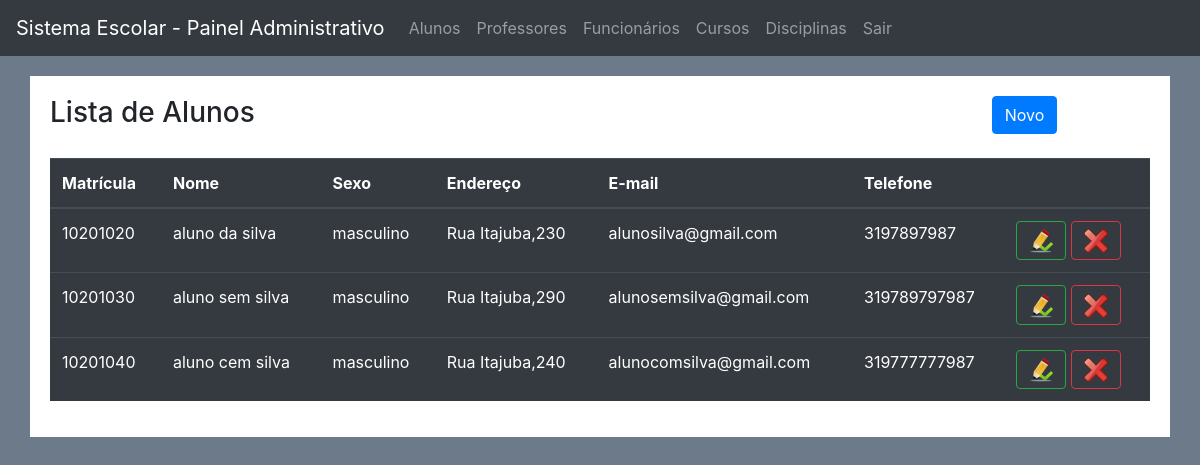
The page /index_alunos.php on the database its author committed.
### tables this page shows
create table alunos(
matricula int unsigned auto_increment not null primary key,
nome varchar(80) not null,
sexo varchar(15) not null,
email varchar(100) not null,
endereco varchar(150) not null,
telefone char(15) not null,
senha varchar(150) not null
);

### Classes(config)/Alunos.php (called while the page is built, shortened)
<?php
class Alunos {
    public function listarTodos(){
        try{
            $bd = new Conexao();
            $con = $bd->conectar();
            $sql = $con->prepare("select * from alunos");
            $sql->execute();
            if($sql->rowCount() > 0) {
                return $result = $sql->fetchAll(PDO::FETCH_CLASS);
            }
        }catch(PDOException $msg){
            echo "Não foi possível listar os alunos: ".$msg->getMessage();
        }
    }
}
?>

### index_alunos.php (the view, shortened to what this page needs)
<?php
require_once "Classes(config)/Alunos.php";
$Alunos = new Alunos();
$listaAlunos = $Alunos->listarTodos();
?>
<!DOCTYPE html>
<html lang="pt-br">
<head>
    <link rel="stylesheet" href="css/bootstrap.min.css">
    <link rel="stylesheet" href="css/bootstrap.css">
    <link rel="stylesheet" href="css/estilo.css">
</head>
<body>
<nav class="navbar navbar-expand-sm bg-dark navbar-dark">
    <a class="navbar-brand" href="index_adm.php">Sistema Escolar - Painel Administrativo</a>
    <ul class="navbar-nav">
        <li class="nav-item">
            <a class="nav-link" href="index_alunos.php">Alunos</a>
        </li>
        <li class="nav-item">
            <a class="nav-link" href="index_professores.php">Professores</a>
        </li>
        <li class="nav-item">
            <a class="nav-link" href="index_funcionarios.php">Funcionários</a>
        </li>
        <li class="nav-item">
            <a class="nav-link" href="index_cursos.php">Cursos</a>
        </li>
        <li class="nav-item">
            <a class="nav-link" href="index_disciplinas.php">Disciplinas</a>
        </li>
        <li class="nav-item">
            <a class="nav-link" href="index.php">Sair</a>
        </li>
    </ul>
</nav>
<div class="container lista">
    <div class="row coluna">
        <div class="col-md-10">
            <h3>Lista de Alunos</h3>
        </div>
        <div class="col-md-2">
            <a href="cadastrar_aluno.php" class="btn btn-primary">Novo</a>
        </div>
    </div>
    <table class="table table-dark">
        <thead>
            <tr>
                <th>Matrícula</th>
                <th>Nome</th>
                <th>Sexo</th>
                <th>Endereço</th>
                <th>E-mail</th>
                <th>Telefone</th>
                <th></th>
            </tr>
        </thead>
        <tbody>
            <?php if($listaAlunos) :
                foreach($listaAlunos as $aluno) : ?>
            <tr>
                <td><?php echo $aluno->matricula; ?></td>
                <td><?php echo $aluno->nome; ?></td>
                <td><?php echo $aluno->sexo; ?></td>
                <td><?php echo $aluno->endereco; ?></td>
                <td><?php echo $aluno->email; ?></td>
                <td><?php echo $aluno->telefone; ?></td>
                <td>
                    <a href="alterar_aluno.php?matricula=<?php echo $aluno->matricula; ?>" class="btn btn-outline-success"><img src="img/edit.png"></a>
                    <a href="index_alunos.php?matricula=<?php echo $aluno->matricula; ?>" class="btn btn-outline-danger"><img src="img/delete.png"></a>
                </td>
            </tr>
            <?php endforeach; ?>
            <?php else : ?>
                    <tr>
                        <td colspan="7">Nenhum aluno cadastrado!!!</td>
                    </tr>
            <?php endif; ?>
        </tbody>
    </table>
</div>
</body>
</html

### css/estilo.css (style rules this page uses)
body { background-color: #6c7a89; }
.lista { background-color: #ffffff; }
.container { position: relative; top: 20px; padding: 20px; }
.coluna { padding-bottom: 20px; }

### rows shown on the page
alunos: matricula "10201020", nome "aluno da silva", sexo "masculino", endereco "Rua Itajuba,230", email "alunosilva@gmail.com", telefone "3197897987"
alunos: matricula "10201030", nome "aluno sem silva", sexo "masculino", endereco "Rua Itajuba,290", email "alunosemsilva@gmail.com", telefone "319789797987"
alunos: matricula "10201040", nome "aluno cem silva", sexo "masculino", endereco "Rua Itajuba,240", email "alunocomsilva@gmail.com", telefone "319777777987"
